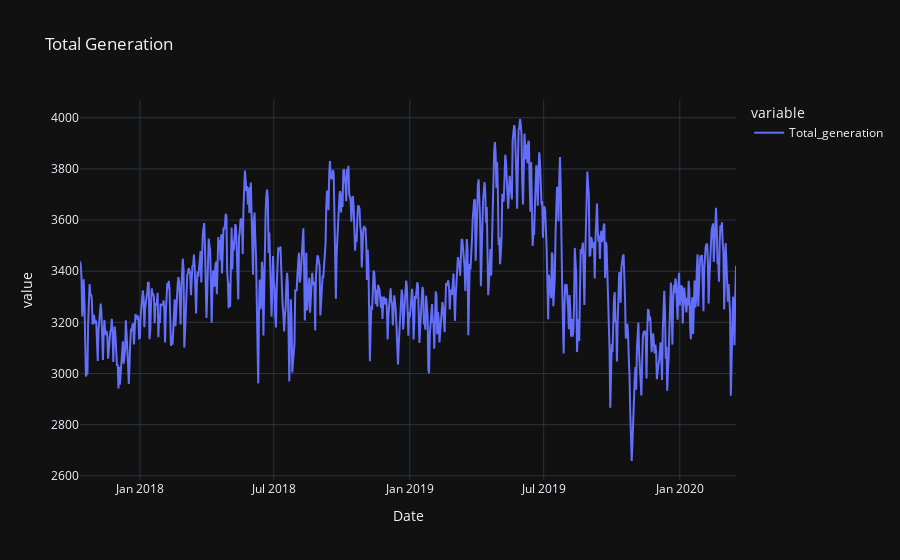

Notebook code cell kept with this figure:
### Code cell
px.line(total_gen['Total_generation'],title= 'Total Generation')

### Figure 1 — Plotly figure (JSON) as saved in the notebook; plotly's stock layout.template omitted (floating-point values rounded to 4 significant figures; data arrays with more than 128 entries replaced by an {"elided": "..."} marker saying what was removed)
{"data": [{"hovertemplate": "variable=Total_generation<br>Date=%{x}<br>value=%{y}<extra></extra>", "legendgroup": "Total_generation", "line": {"color": "#636efa", "dash": "solid"}, "mode": "lines", "name": "Total_generation", "orientation": "v", "showlegend": true, "type": "scatter", "x": {"elided": "887 str values"}, "xaxis": "x", "y": {"elided": "887 float values"}, "yaxis": "y"}], "layout": {"legend": {"title": {"text": "variable"}, "tracegroupgap": 0}, "title": {"text": "Total Generation"}, "xaxis": {"anchor": "y", "domain": [0, 1], "title": {"text": "Date"}}, "yaxis": {"anchor": "x", "domain": [0, 1], "title": {"text": "value"}}}}
